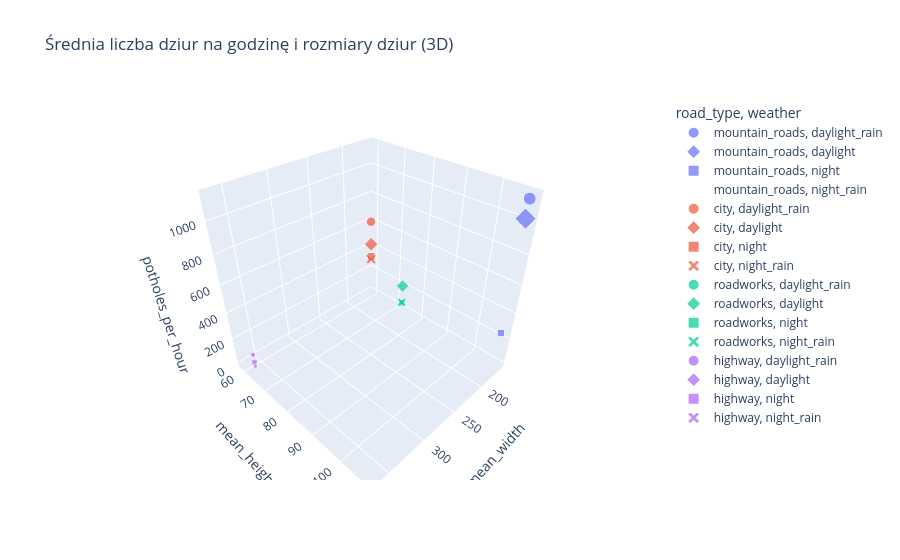

Source (notebook cell):
### Code cell
# 7. Interaktywny wykres 3D (plotly)
fig = px.scatter_3d(
    df_merged,
    x="mean_width",
    y="mean_height",
    z="potholes_per_hour",
    color="road_type",
    symbol="weather",
    size="potholes_per_hour",
    hover_data=["road_type", "weather", "category"],
    title="Średnia liczba dziur na godzinę i rozmiary dziur (3D)",
)
fig.show()

### Figure 1 — Plotly figure (JSON) as saved in the notebook; plotly's stock layout.template omitted (floating-point values rounded to 4 significant figures)
{"data": [{"customdata": [["mountain_roads", "daylight_rain", "mountain_roads_daylight_rain"]], "hovertemplate": "road_type=%{customdata[0]}<br>weather=%{customdata[1]}<br>mean_width=%{x}<br>mean_height=%{y}<br>potholes_per_hour=%{marker.size}<br>category=%{customdata[2]}<extra></extra>", "legendgroup": "mountain_roads, daylight_rain", "marker": {"color": "#636efa", "size": [1132.0], "sizemode": "area", "sizeref": 2.831, "symbol": "circle"}, "mode": "markers", "name": "mountain_roads, daylight_rain", "scene": "scene", "showlegend": true, "type": "scatter3d", "x": [166.0], "y": [108.3], "z": [1132.0]}, {"customdata": [["mountain_roads", "daylight", "mountain_roads_daylight"]], "hovertemplate": "road_type=%{customdata[0]}<br>weather=%{customdata[1]}<br>mean_width=%{x}<br>mean_height=%{y}<br>potholes_per_hour=%{marker.size}<br>category=%{customdata[2]}<extra></extra>", "legendgroup": "mountain_roads, daylight", "marker": {"color": "#636efa", "size": [1024.0], "sizemode": "area", "sizeref": 2.831, "symbol": "diamond"}, "mode": "markers", "name": "mountain_roads, daylight", "scene": "scene", "showlegend": true, "type": "scatter3d", "x": [166.0], "y": [108.3], "z": [1024.0]}, {"customdata": [["mountain_roads", "night", "mountain_roads_night"]], "hovertemplate": "road_type=%{customdata[0]}<br>weather=%{customdata[1]}<br>mean_width=%{x}<br>mean_height=%{y}<br>potholes_per_hour=%{marker.size}<br>category=%{customdata[2]}<extra></extra>", "legendgroup": "mountain_roads, night", "marker": {"color": "#636efa", "size": [261.4], "sizemode": "area", "sizeref": 2.831, "symbol": "square"}, "mode": "markers", "name": "mountain_roads, night", "scene": "scene", "showlegend": true, "type": "scatter3d", "x": [166.0], "y": [108.3], "z": [261.4]}, {"customdata": [["mountain_roads", "night_rain", "mountain_roads_night_rain"]], "hovertemplate": "road_type=%{customdata[0]}<br>weather=%{customdata[1]}<br>mean_width=%{x}<br>mean_height=%{y}<br>potholes_per_hour=%{marker.size}<br>category=%{customdata[2]}<extra></extra>", "legendgroup": "mountain_roads, night_rain", "marker": {"color": "#636efa", "size": [0.0], "sizemode": "area", "sizeref": 2.831, "symbol": "x"}, "mode": "markers", "name": "mountain_roads, night_rain", "scene": "scene", "showlegend": true, "type": "scatter3d", "x": [166.0], "y": [108.3], "z": [0.0]}, {"customdata": [["city", "daylight_rain", "city_daylight_rain"]], "hovertemplate": "road_type=%{customdata[0]}<br>weather=%{customdata[1]}<br>mean_width=%{x}<br>mean_height=%{y}<br>potholes_per_hour=%{marker.size}<br>category=%{customdata[2]}<extra></extra>", "legendgroup": "city, daylight_rain", "marker": {"color": "#EF553B", "size": [592.6], "sizemode": "area", "sizeref": 2.831, "symbol": "circle"}, "mode": "markers", "name": "city, daylight_rain", "scene": "scene", "showlegend": true, "type": "scatter3d", "x": [161.3], "y": [58.71], "z": [592.6]}, {"customdata": [["city", "daylight", "city_daylight"]], "hovertemplate": "road_type=%{customdata[0]}<br>weather=%{customdata[1]}<br>mean_width=%{x}<br>mean_height=%{y}<br>potholes_per_hour=%{marker.size}<br>category=%{customdata[2]}<extra></extra>", "legendgroup": "city, daylight", "marker": {"color": "#EF553B", "size": [409.8], "sizemode": "area", "sizeref": 2.831, "symbol": "diamond"}, "mode": "markers", "name": "city, daylight", "scene": "scene", "showlegend": true, "type": "scatter3d", "x": [161.3], "y": [58.71], "z": [409.8]}, {"customdata": [["city", "night", "city_night"]], "hovertemplate": "road_type=%{customdata[0]}<br>weather=%{customdata[1]}<br>mean_width=%{x}<br>mean_height=%{y}<br>potholes_per_hour=%{marker.size}<br>category=%{customdata[2]}<extra></extra>", "legendgroup": "city, night", "marker": {"color": "#EF553B", "size": [306.3], "sizemode": "area", "sizeref": 2.831, "symbol": "square"}, "mode": "markers", "name": "city, night", "scene": "scene", "showlegend": true, "type": "scatter3d", "x": [161.3], "y": [58.71], "z": [306.3]}, {"customdata": [["city", "night_rain", "city_night_rain"]], "hovertemplate": "road_type=%{customdata[0]}<br>weather=%{customdata[1]}<br>mean_width=%{x}<br>mean_height=%{y}<br>potholes_per_hour=%{marker.size}<br>category=%{customdata[2]}<extra></extra>", "legendgroup": "city, night_rain", "marker": {"color": "#EF553B", "size": [283.5], "sizemode": "area", "sizeref": 2.831, "symbol": "x"}, "mode": "markers", "name": "city, night_rain", "scene": "scene", "showlegend": true, "type": "scatter3d", "x": [161.3], "y": [58.71], "z": [283.5]}, {"customdata": [["roadworks", "daylight_rain", "roadworks_daylight_rain"]], "hovertemplate": "road_type=%{customdata[0]}<br>weather=%{customdata[1]}<br>mean_width=%{x}<br>mean_height=%{y}<br>potholes_per_hour=%{marker.size}<br>category=%{customdata[2]}<extra></extra>", "legendgroup": "roadworks, daylight_rain", "marker": {"color": "#00cc96", "size": [220.0], "sizemode": "area", "sizeref": 2.831, "symbol": "circle"}, "mode": "markers", "name": "roadworks, daylight_rain", "scene": "scene", "showlegend": true, "type": "scatter3d", "x": [192.4], "y": [79.03], "z": [220.0]}, {"customdata": [["roadworks", "daylight", "roadworks_daylight"]], "hovertemplate": "road_type=%{customdata[0]}<br>weather=%{customdata[1]}<br>mean_width=%{x}<br>mean_height=%{y}<br>potholes_per_hour=%{marker.size}<br>category=%{customdata[2]}<extra></extra>", "legendgroup": "roadworks, daylight", "marker": {"color": "#00cc96", "size": [351.3], "sizemode": "area", "sizeref": 2.831, "symbol": "diamond"}, "mode": "markers", "name": "roadworks, daylight", "scene": "scene", "showlegend": true, "type": "scatter3d", "x": [192.4], "y": [79.03], "z": [351.3]}, {"customdata": [["roadworks", "night", "roadworks_night"]], "hovertemplate": "road_type=%{customdata[0]}<br>weather=%{customdata[1]}<br>mean_width=%{x}<br>mean_height=%{y}<br>potholes_per_hour=%{marker.size}<br>category=%{customdata[2]}<extra></extra>", "legendgroup": "roadworks, night", "marker": {"color": "#00cc96", "size": [212.2], "sizemode": "area", "sizeref": 2.831, "symbol": "square"}, "mode": "markers", "name": "roadworks, night", "scene": "scene", "showlegend": true, "type": "scatter3d", "x": [192.4], "y": [79.03], "z": [212.2]}, {"customdata": [["roadworks", "night_rain", "roadworks_night_rain"]], "hovertemplate": "road_type=%{customdata[0]}<br>weather=%{customdata[1]}<br>mean_width=%{x}<br>mean_height=%{y}<br>potholes_per_hour=%{marker.size}<br>category=%{customdata[2]}<extra></extra>", "legendgroup": "roadworks, night_rain", "marker": {"color": "#00cc96", "size": [217.5], "sizemode": "area", "sizeref": 2.831, "symbol": "x"}, "mode": "markers", "name": "roadworks, night_rain", "scene": "scene", "showlegend": true, "type": "scatter3d", "x": [192.4], "y": [79.03], "z": [217.5]}, {"customdata": [["highway", "daylight_rain", "highway_daylight_rain"]], "hovertemplate": "road_type=%{customdata[0]}<br>weather=%{customdata[1]}<br>mean_width=%{x}<br>mean_height=%{y}<br>potholes_per_hour=%{marker.size}<br>category=%{customdata[2]}<extra></extra>", "legendgroup": "highway, daylight_rain", "marker": {"color": "#ab63fa", "size": [148.2], "sizemode": "area", "sizeref": 2.831, "symbol": "circle"}, "mode": "markers", "name": "highway, daylight_rain", "scene": "scene", "showlegend": true, "type": "scatter3d", "x": [366.6], "y": [64.09], "z": [148.2]}, {"customdata": [["highway", "daylight", "highway_daylight"]], "hovertemplate": "road_type=%{customdata[0]}<br>weather=%{customdata[1]}<br>mean_width=%{x}<br>mean_height=%{y}<br>potholes_per_hour=%{marker.size}<br>category=%{customdata[2]}<extra></extra>", "legendgroup": "highway, daylight", "marker": {"color": "#ab63fa", "size": [86.97], "sizemode": "area", "sizeref": 2.831, "symbol": "diamond"}, "mode": "markers", "name": "highway, daylight", "scene": "scene", "showlegend": true, "type": "scatter3d", "x": [366.6], "y": [64.09], "z": [86.97]}, {"customdata": [["highway", "night", "highway_night"]], "hovertemplate": "road_type=%{customdata[0]}<br>weather=%{customdata[1]}<br>mean_width=%{x}<br>mean_height=%{y}<br>potholes_per_hour=%{marker.size}<br>category=%{customdata[2]}<extra></extra>", "legendgroup": "highway, night", "marker": {"color": "#ab63fa", "size": [50.82], "sizemode": "area", "sizeref": 2.831, "symbol": "square"}, "mode": "markers", "name": "highway, night", "scene": "scene", "showlegend": true, "type": "scatter3d", "x": [366.6], "y": [64.09], "z": [50.82]}, {"customdata": [["highway", "night_rain", "highway_night_rain"]], "hovertemplate": "road_type=%{customdata[0]}<br>weather=%{customdata[1]}<br>mean_width=%{x}<br>mean_height=%{y}<br>potholes_per_hour=%{marker.size}<br>category=%{customdata[2]}<extra></extra>", "legendgroup": "highway, night_rain", "marker": {"color": "#ab63fa", "size": [84.0], "sizemode": "area", "sizeref": 2.831, "symbol": "x"}, "mode": "markers", "name": "highway, night_rain", "scene": "scene", "showlegend": true, "type": "scatter3d", "x": [366.6], "y": [64.09], "z": [84.0]}], "layout": {"legend": {"itemsizing": "constant", "title": {"text": "road_type, weather"}, "tracegroupgap": 0}, "scene": {"domain": {"x": [0, 1], "y": [0, 1]}, "xaxis": {"title": {"text": "mean_width"}}, "yaxis": {"title": {"text": "mean_height"}}, "zaxis": {"title": {"text": "potholes_per_hour"}}}, "title": {"text": "Średnia liczba dziur na godzinę i rozmiary dziur (3D)"}}}
